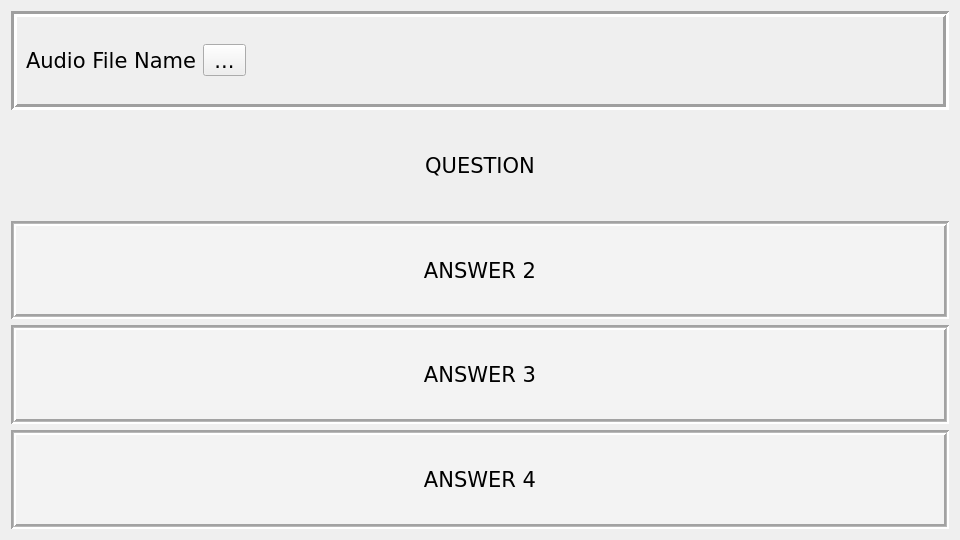
<?xml version="1.0" encoding="UTF-8"?>
<ui version="4.0">
 <class>Test2</class>
 <widget class="QDialog" name="Test2">
  <property name="geometry">
   <rect>
    <x>0</x>
    <y>0</y>
    <width>960</width>
    <height>540</height>
   </rect>
  </property>
  <property name="font">
   <font>
    <family>DejaVu Sans</family>
    <pointsize>14</pointsize>
    <weight>50</weight>
    <bold>false</bold>
   </font>
  </property>
  <property name="windowTitle">
   <string notr="true">CheckEng</string>
  </property>
  <property name="styleSheet">
   <string notr="true"/>
  </property>
  <property name="sizeGripEnabled">
   <bool>false</bool>
  </property>
  <property name="modal">
   <bool>false</bool>
  </property>
  <layout class="QVBoxLayout" name="verticalLayout">
   <item>
    <layout class="QHBoxLayout" name="horizontalLayout_2" stretch="0">
     <item>
      <widget class="QFrame" name="frame">
       <property name="frameShape">
        <enum>QFrame::Box</enum>
       </property>
       <property name="frameShadow">
        <enum>QFrame::Sunken</enum>
       </property>
       <property name="lineWidth">
        <number>3</number>
       </property>
       <layout class="QHBoxLayout" name="horizontalLayout_5" stretch="0,0,0">
        <item>
         <widget class="QLabel" name="l_file">
          <property name="font">
           <font>
            <family>DejaVu Sans</family>
            <pointsize>16</pointsize>
            <weight>50</weight>
            <bold>false</bold>
           </font>
          </property>
          <property name="text">
           <string>Audio File Name</string>
          </property>
         </widget>
        </item>
        <item>
         <widget class="QToolButton" name="tb_play">
          <property name="font">
           <font>
            <family>DejaVu Sans</family>
            <pointsize>16</pointsize>
            <weight>50</weight>
            <bold>false</bold>
           </font>
          </property>
          <property name="text">
           <string>...</string>
          </property>
          <property name="icon">
           <iconset resource="../../resources/images/svg.qrc">
            <normaloff>:/svg/play.png</normaloff>:/svg/play.png</iconset>
          </property>
          <property name="iconSize">
           <size>
            <width>70</width>
            <height>70</height>
           </size>
          </property>
         </widget>
        </item>
        <item>
         <spacer name="horizontalSpacer">
          <property name="orientation">
           <enum>Qt::Horizontal</enum>
          </property>
          <property name="sizeHint" stdset="0">
           <size>
            <width>40</width>
            <height>20</height>
           </size>
          </property>
         </spacer>
        </item>
       </layout>
      </widget>
     </item>
    </layout>
   </item>
   <item>
    <widget class="QLabel" name="l_question">
     <property name="font">
      <font>
       <family>DejaVu Sans</family>
       <pointsize>16</pointsize>
       <weight>50</weight>
       <bold>false</bold>
       <strikeout>false</strikeout>
       <stylestrategy>PreferDefault</stylestrategy>
       <kerning>true</kerning>
      </font>
     </property>
     <property name="focusPolicy">
      <enum>Qt::NoFocus</enum>
     </property>
     <property name="frameShape">
      <enum>QFrame::NoFrame</enum>
     </property>
     <property name="frameShadow">
      <enum>QFrame::Plain</enum>
     </property>
     <property name="lineWidth">
      <number>2</number>
     </property>
     <property name="midLineWidth">
      <number>1</number>
     </property>
     <property name="text">
      <string>QUESTION</string>
     </property>
     <property name="alignment">
      <set>Qt::AlignCenter</set>
     </property>
     <property name="wordWrap">
      <bool>true</bool>
     </property>
     <property name="indent">
      <number>-1</number>
     </property>
     <property name="openExternalLinks">
      <bool>false</bool>
     </property>
    </widget>
   </item>
   <item>
    <widget class="QLabel" name="l_first">
     <property name="sizePolicy">
      <sizepolicy hsizetype="Preferred" vsizetype="Preferred">
       <horstretch>96</horstretch>
       <verstretch>0</verstretch>
      </sizepolicy>
     </property>
     <property name="font">
      <font>
       <family>DejaVu Sans</family>
       <pointsize>16</pointsize>
       <weight>50</weight>
       <bold>false</bold>
       <strikeout>false</strikeout>
       <stylestrategy>PreferDefault</stylestrategy>
       <kerning>true</kerning>
      </font>
     </property>
     <property name="focusPolicy">
      <enum>Qt::NoFocus</enum>
     </property>
     <property name="autoFillBackground">
      <bool>false</bool>
     </property>
     <property name="styleSheet">
      <string notr="true">background-color: rgb(243, 243, 243);</string>
     </property>
     <property name="frameShape">
      <enum>QFrame::Box</enum>
     </property>
     <property name="frameShadow">
      <enum>QFrame::Sunken</enum>
     </property>
     <property name="lineWidth">
      <number>2</number>
     </property>
     <property name="midLineWidth">
      <number>1</number>
     </property>
     <property name="text">
      <string>ANSWER 2</string>
     </property>
     <property name="scaledContents">
      <bool>false</bool>
     </property>
     <property name="alignment">
      <set>Qt::AlignCenter</set>
     </property>
     <property name="wordWrap">
      <bool>true</bool>
     </property>
    </widget>
   </item>
   <item>
    <widget class="QLabel" name="l_second">
     <property name="font">
      <font>
       <family>DejaVu Sans</family>
       <pointsize>16</pointsize>
       <weight>50</weight>
       <bold>false</bold>
       <strikeout>false</strikeout>
       <stylestrategy>PreferDefault</stylestrategy>
       <kerning>true</kerning>
      </font>
     </property>
     <property name="focusPolicy">
      <enum>Qt::NoFocus</enum>
     </property>
     <property name="autoFillBackground">
      <bool>false</bool>
     </property>
     <property name="styleSheet">
      <string notr="true">background-color: rgb(243, 243, 243);</string>
     </property>
     <property name="frameShape">
      <enum>QFrame::Box</enum>
     </property>
     <property name="frameShadow">
      <enum>QFrame::Sunken</enum>
     </property>
     <property name="lineWidth">
      <number>2</number>
     </property>
     <property name="midLineWidth">
      <number>1</number>
     </property>
     <property name="text">
      <string>ANSWER 3</string>
     </property>
     <property name="alignment">
      <set>Qt::AlignCenter</set>
     </property>
     <property name="wordWrap">
      <bool>true</bool>
     </property>
    </widget>
   </item>
   <item>
    <widget class="QLabel" name="l_third">
     <property name="font">
      <font>
       <family>DejaVu Sans</family>
       <pointsize>16</pointsize>
       <weight>50</weight>
       <bold>false</bold>
       <strikeout>false</strikeout>
       <stylestrategy>PreferDefault</stylestrategy>
       <kerning>true</kerning>
      </font>
     </property>
     <property name="focusPolicy">
      <enum>Qt::NoFocus</enum>
     </property>
     <property name="autoFillBackground">
      <bool>false</bool>
     </property>
     <property name="styleSheet">
      <string notr="true">background-color: rgb(243, 243, 243);</string>
     </property>
     <property name="frameShape">
      <enum>QFrame::Box</enum>
     </property>
     <property name="frameShadow">
      <enum>QFrame::Sunken</enum>
     </property>
     <property name="lineWidth">
      <number>2</number>
     </property>
     <property name="midLineWidth">
      <number>1</number>
     </property>
     <property name="text">
      <string>ANSWER 4</string>
     </property>
     <property name="alignment">
      <set>Qt::AlignCenter</set>
     </property>
     <property name="wordWrap">
      <bool>true</bool>
     </property>
    </widget>
   </item>
  </layout>
 </widget>
 <resources>
  <include location="../../resources/images/svg.qrc"/>
 </resources>
 <connections>
  <connection>
   <sender>Test2</sender>
   <signal>rejected()</signal>
   <receiver>Test2</receiver>
   <slot>close()</slot>
   <hints>
    <hint type="sourcelabel">
     <x>479</x>
     <y>269</y>
    </hint>
    <hint type="destinationlabel">
     <x>479</x>
     <y>269</y>
    </hint>
   </hints>
  </connection>
  <connection>
   <sender>tb_play</sender>
   <signal>clicked()</signal>
   <receiver>Test2</receiver>
   <slot>onPlayClicked()</slot>
   <hints>
    <hint type="sourcelabel">
     <x>922</x>
     <y>58</y>
    </hint>
    <hint type="destinationlabel">
     <x>479</x>
     <y>269</y>
    </hint>
   </hints>
  </connection>
 </connections>
 <slots>
  <slot>onPlayClicked()</slot>
 </slots>
</ui>
